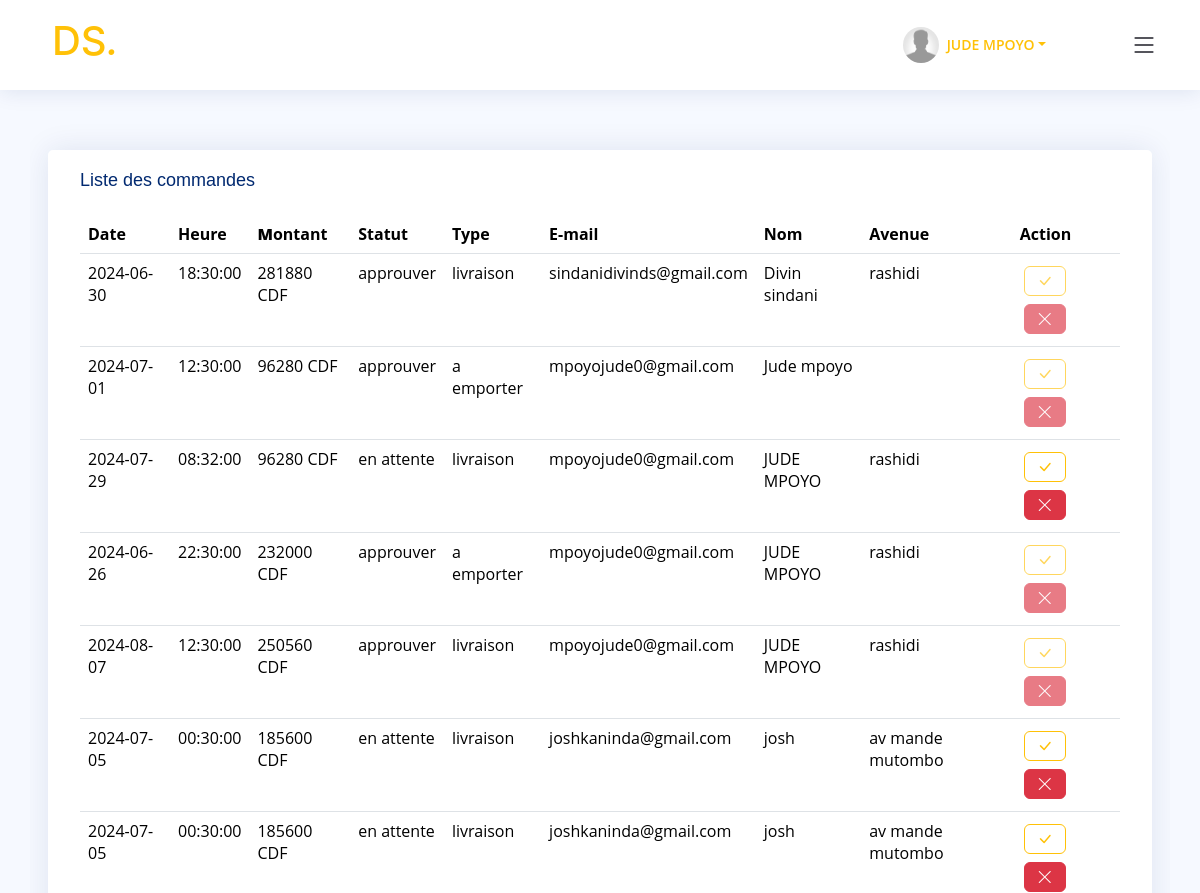
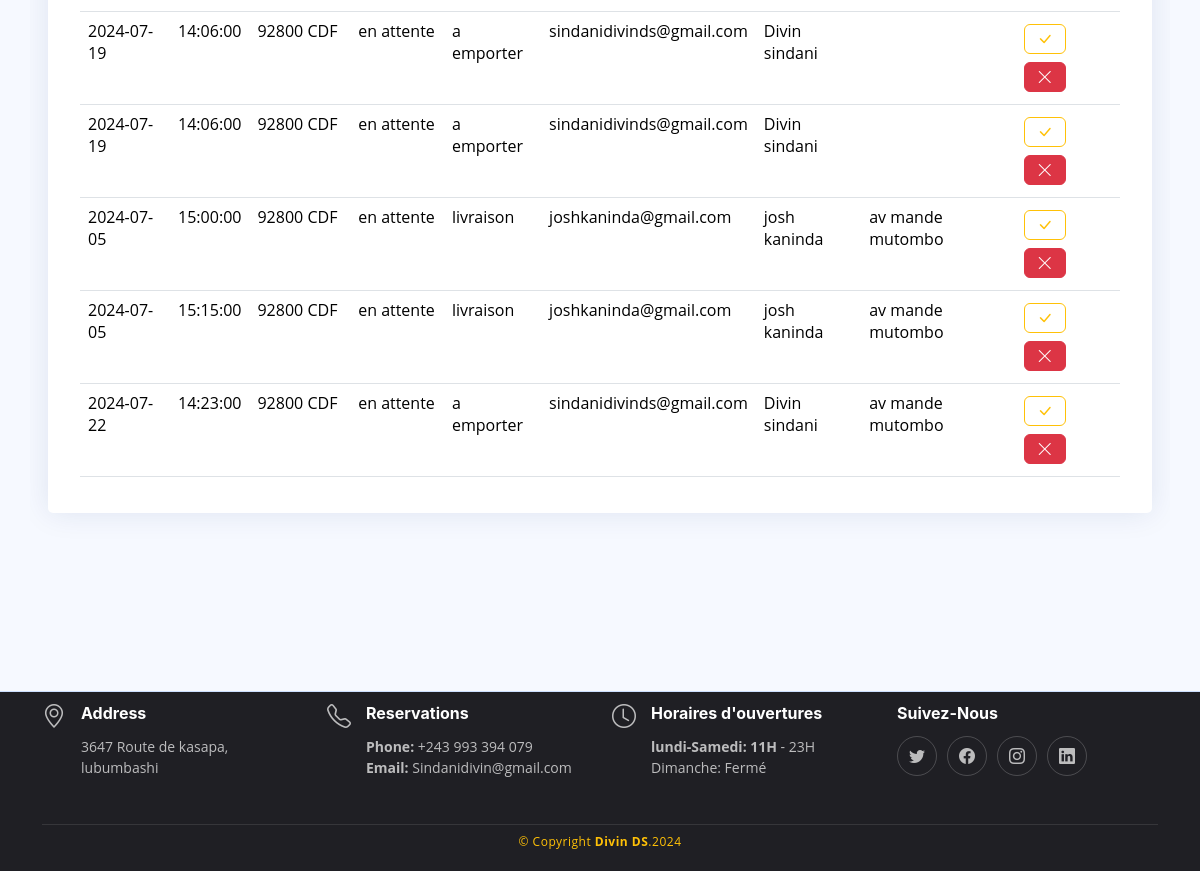
The page /?page=admin&souspage=commandes (signed in) on the database as committed earlier (2 pictures, top to bottom).
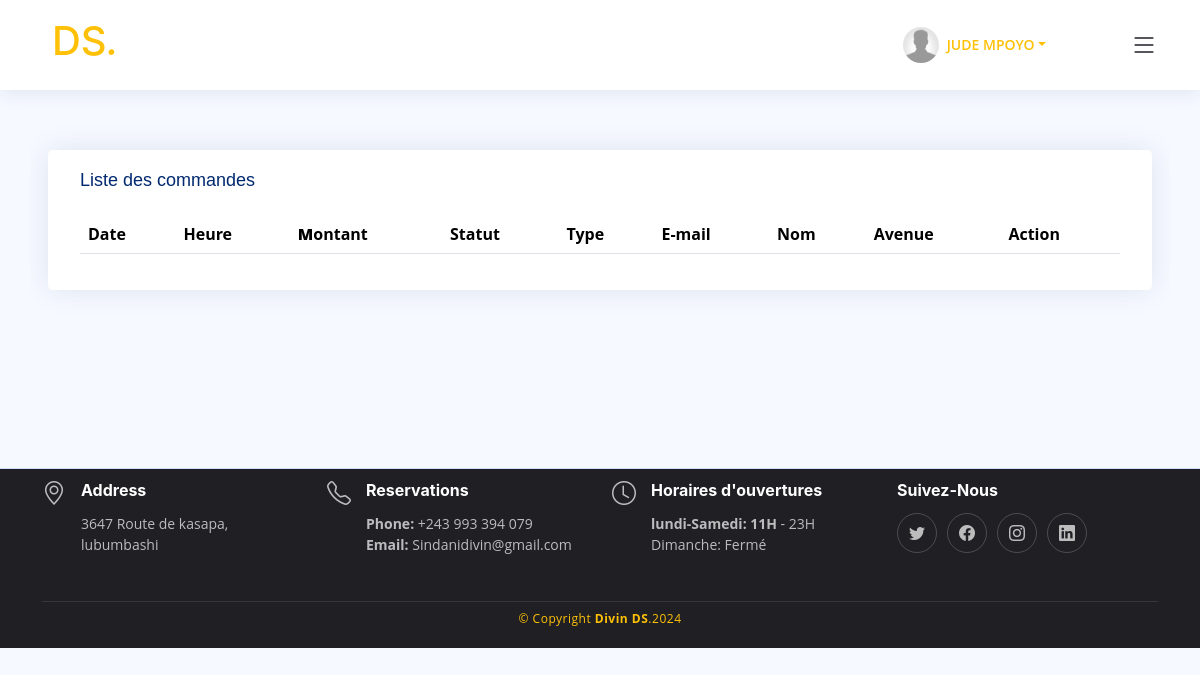
The same page on the database as committed later.
### tables this page shows
CREATE TABLE IF NOT EXISTS `utilisateur` (
  `id` int NOT NULL AUTO_INCREMENT,
  `nom` varchar(50) NOT NULL,
  `sexe` varchar(10) NOT NULL,
  `email` varchar(80) NOT NULL,
  `motdepasse` varchar(255) NOT NULL,
  `estAdmin` tinyint(1) NOT NULL DEFAULT '0',
  `telephone` varchar(22) NOT NULL,
  `avatar` varchar(255) NOT NULL DEFAULT 'default.gif',
  `creerLe` datetime NOT NULL DEFAULT CURRENT_TIMESTAMP,
  `modifierLe` datetime DEFAULT NULL,
  PRIMARY KEY (`id`)
);

CREATE TABLE IF NOT EXISTS `commande` (
  `idCommande` int NOT NULL AUTO_INCREMENT,
  `date` datetime NOT NULL DEFAULT CURRENT_TIMESTAMP,
  `montant` double(10,2) NOT NULL,
  `statut` set('approuver','en attente','annuler','') NOT NULL DEFAULT 'en attente',
  `modePaiement` set('Cash','MobileMoney','CarteBancaire','') NOT NULL,
  `dateLIv` date NOT NULL,
  `heureLiv` time NOT NULL,
  `estPaye` tinyint(1) NOT NULL DEFAULT '0',
  `IdUtilisateur` int NOT NULL,
  `nomClient` varchar(40) NOT NULL,
  `emailClient` varchar(100) NOT NULL,
  `TelephoneClient` varchar(25) NOT NULL,
  `typeCommande` set('a emporter','livraison') NOT NULL,
  `avenue` varchar(50) DEFAULT NULL,
  `quartier` varchar(50) DEFAULT NULL,
  `commune` varchar(50) DEFAULT NULL,
  `ville` varchar(50) DEFAULT NULL,
  PRIMARY KEY (`idCommande`),
  KEY `IdUtilisateur` (`IdUtilisateur`)
);

### _classes/Db.php (called while the page is built, shortened)
<?php
class Db
{
    private $host = DATABASE_HOST;
    private $user = DATABASE_USER;
    private $password = DATABASE_PASSWORD;
    private $dbname = DATABASE_NAME;
    private $dbh;
    private $stmt;
    public function __construct()
    {
        $dsn = 'mysql:host=' . $this->host . ';dbname=' . $this->dbname;
        $option = [
            PDO::ATTR_PERSISTENT => true,
            PDO::ATTR_ERRMODE => PDO::ERRMODE_EXCEPTION
        ];
        try {
            $this->dbh = new PDO($dsn, $this->user, $this->password, $option);
        } catch (PDOException $e) {
            $this->error = $e->getMessage();
            echo $this->error;
        }
    }
    public function query($sql)
    {
        $this->stmt = $this->dbh->prepare($sql);
    }
    public function bind($param, $value, $type = null)
    {
        if (is_null($type)) {
            switch (true) {
                case is_int($value):
                    $type = PDO::PARAM_INT;
                    break;
            }
        }
        $this->stmt->bindValue($param, $value, $type);
    }
    public function execute()
    {
        return $this->stmt->execute();
    }
    public function resultSet()
    {
        $this->execute();
        return $this->stmt->fetchAll(PDO::FETCH_OBJ);
    }
    public function single()
    {
        $this->execute();
        return $this->stmt->fetch(PDO::FETCH_OBJ);
    }
    public function rowCount()
    {
        return $this->stmt->rowCount();
    }
}

### models/admin_model.php (called while the page is built, shortened)
<?php
$init = new User();
$initCommande = new Commande();

### _classes/User.php (called while the page is built, shortened)
<?php
class User
{
    private $userModel;
    public function __construct()
    {
        $this->userModel = new UserModel();
    }
    public function donneesUtilisateur()
    {
        if (isset($_SESSION["id"])) {
            return $this->userModel->obtenirDonneesUtilisateurParId($_SESSION["id"]);
        }
    }
}

### _classes/UserModel.php (called while the page is built, shortened)
<?php
class UserModel
{
    protected $db;
    public function __construct()
    {
        $this->db = new Db();
    }
    public function tousLesUtilisateurs()
    {
        $this->db->query('SELECT * FROM utilisateur');
        $row = $this->db->resultSet();
        if ($this->db->rowCount() > 0) {
            return $row;
        } else {
            return false;
        }
    }
    public function obtenirDonneesUtilisateurParId($id)
    {
        $this->db->query('SELECT * FROM utilisateur WHERE id =:id');
        $this->db->bind(':id', $id);
        $row = $this->db->single();
        if ($this->db->rowCount() > 0) {
            return $row;
        } else {
            return false;
        }
    }
}

### _classes/Commande.php (called while the page is built, shortened)
<?php
class Commande
{
    private $CommandeModel;
    public function __construct()
    {
        $this->CommandeModel = new CommandeModel();
    }
    public function afficherToutesCommandes()
    {
        return $this->CommandeModel->afficherToutesCommande();
    }
}

### _classes/CommandeModel.php (called while the page is built, shortened)
<?php
class CommandeModel
{
    protected $db;
    public function __construct()
    {
        $this->db = new Db();
    }
    public function afficherToutesCommande()
    {
        $this->db->query('SELECT * FROM commande');
        $row = $this->db->resultSet();
        if ($this->db->rowCount() > 0) {
            return $row;
        } else {
            return false;
        }
    }
}

### controllers/admin_controller.php (called while the page is built, shortened)
<?php
$toutesLesCommandes = $initCommande->afficherToutesCommandes();

### views/admin/commandes.php (the view, shortened to what the rows shown need)
<div class="col-lg-12 col-12 mb-5">
    <div class="row">
        <div class="card">
            <div class="card-body">
                <div class="table-responsive p-0">
                    <table class="table display" id="tablecommande">
                        <thead>
                            <tr>
                                <th>Date</th>
                                <th>Heure</th>
                                <th><b>M</b>ontant</th>
                                <th>Statut</th>
                                <th>Type</th>
                                <th>E-mail</th>
                                <th>Nom</th>
                                <th>Avenue</th>
                                <th class="action">Action</th>
                            </tr>
                        </thead>
                        <tbody>
                            <?php foreach ($toutesLesCommandes as $commande) : ?>
                                <tr>
                                    <td><?= $commande->dateLIv ?></td>
                                    <td><?= $commande->heureLiv ?></td>
                                    <td><?= $commande->montant . " " ?>CDF</td>
                                    <td><?= $commande->statut ?></td>
                                    <td><?= $commande->typeCommande ?></td>
                                    <td><?= $commande->emailClient ?></td>
                                    <td><?= $commande->nomClient ?></td>
                                    <td><?= $commande->avenue ?></td>
                                    <td>
                                        <?php if ($commande->statut == "en attente") : ?>
                                            <a href="?page=<?= $page ?>&souspage=commandes&action=commandes&idCommande=<?= $commande->idCommande ?>&sousaction=approuver" class="btn btn-outline-warning m-1"><i class="bi bi-check-lg"></i> </a>
                                            <a href="?page=<?= $page ?>&souspage=commandes&action=commandes&idCommande=<?= $commande->idCommande ?>&sousaction=annuler" class="btn btn-danger m-1"><i class="bi bi-x-lg"></i> </a>
                                        <?php else : ?>
                                            <a href="?page=<?= $page ?>&souspage=commandes" class="btn btn-outline-warning m-1 disabled"><i class="bi bi-check-lg"></i> </a>
                                            <a href="?page=<?= $page ?>&souspage=commandes" class="btn btn-danger m-1 disabled"><i class="bi bi-x-lg"></i> </a>
                                        <?php endif ?>
                                    </td>
                                </tr>
                            <?php endforeach ?>
                        </tbody>
                    </table>
                </div>
            </div>
        </div>
    </div>
</div>

### views/includes/header.php (shortened to what the rows shown need)
<body>
  <header id="header" class="header fixed-top d-flex align-items-center">
    <div class="container d-flex align-items-center justify-content-between">
      <a class="<?= $page == '' ? 'active' : '' ?>" href="?page=home" class="logo d-flex align-items-center me-auto me-lg-0">
        <h1 class="text-warning">DS<i>.</i></h1>
      </a>
      <?php if (isset($_SESSION['estAdmin']) && $_SESSION['estAdmin']) :  ?>
        <nav class="header-nav ms-auto ml-3">
          <ul class="d-flex align-items-center">
            <li class="nav-item dropdown pe-3 m-5">
              <?php if (isset($_SESSION['id']))
                $utilisateurCourant = $init->donneesUtilisateur();
              ?>
              <a class="nav-link nav-profile d-flex align-items-center pe-0" href="#" data-bs-toggle="dropdown">
                <img src="./assets/images/upload/profiles/<?= $utilisateurCourant->avatar ?>" alt="Profile" class="rounded-circle">
                <span class="d-none d-md-block dropdown-toggle ps-2"><?php if (!empty($_SESSION['nom'])) echo $_SESSION['nom'];
                                                                      else "Divin" ?></span>
              </a>
            </li>
          </ul>
        </nav>
        <i class="mobile-nav-toggle mobile-nav-show bi bi-list"></i>
      <?php endif ?>
    </div>
  </header>
  <main>

Rows that differ between the two databases and show on the page:
removed commande: dateLIv "2024-06-30", heureLiv "18:30:00", montant "281880", statut "approuver", typeCommande "livraison", emailClient "sindanidivinds@gmail.com", nomClient "Divin sindani", avenue "rashidi"
removed commande: dateLIv "2024-07-01", heureLiv "12:30:00", montant "96280", statut "approuver", typeCommande "a emporter", emailClient "mpoyojude0@gmail.com", nomClient "Jude mpoyo"
removed commande: dateLIv "2024-07-29", heureLiv "08:32:00", montant "96280", statut "en attente", typeCommande "livraison", emailClient "mpoyojude0@gmail.com", nomClient "JUDE MPOYO", avenue "rashidi"
removed commande: dateLIv "2024-06-26", heureLiv "22:30:00", montant "232000", statut "approuver", typeCommande "a emporter", emailClient "mpoyojude0@gmail.com", nomClient "JUDE MPOYO", avenue "rashidi"
removed commande: dateLIv "2024-08-07", heureLiv "12:30:00", montant "250560", statut "approuver", typeCommande "livraison", emailClient "mpoyojude0@gmail.com", nomClient "JUDE MPOYO", avenue "rashidi"
removed commande: dateLIv "2024-07-05", heureLiv "00:30:00", montant "185600", statut "en attente", typeCommande "livraison", emailClient "joshkaninda@gmail.com", nomClient "josh", avenue "av mande mutombo"
removed commande: dateLIv "2024-07-05", heureLiv "00:30:00", montant "185600", statut "en attente", typeCommande "livraison", emailClient "joshkaninda@gmail.com", nomClient "josh", avenue "av mande mutombo"
removed commande: dateLIv "2024-07-19", heureLiv "14:06:00", montant "92800", statut "en attente", typeCommande "a emporter", emailClient "sindanidivinds@gmail.com", nomClient "Divin sindani"
removed commande: dateLIv "2024-07-19", heureLiv "14:06:00", montant "92800", statut "en attente", typeCommande "a emporter", emailClient "sindanidivinds@gmail.com", nomClient "Divin sindani"
removed commande: dateLIv "2024-07-05", heureLiv "15:00:00", montant "92800", statut "en attente", typeCommande "livraison", emailClient "joshkaninda@gmail.com", nomClient "josh kaninda", avenue "av mande mutombo"
removed commande: dateLIv "2024-07-05", heureLiv "15:15:00", montant "92800", statut "en attente", typeCommande "livraison", emailClient "joshkaninda@gmail.com", nomClient "josh kaninda", avenue "av mande mutombo"
removed commande: dateLIv "2024-07-22", heureLiv "14:23:00", montant "92800", statut "en attente", typeCommande "a emporter", emailClient "sindanidivinds@gmail.com", nomClient "Divin sindani", avenue "av mande mutombo"
